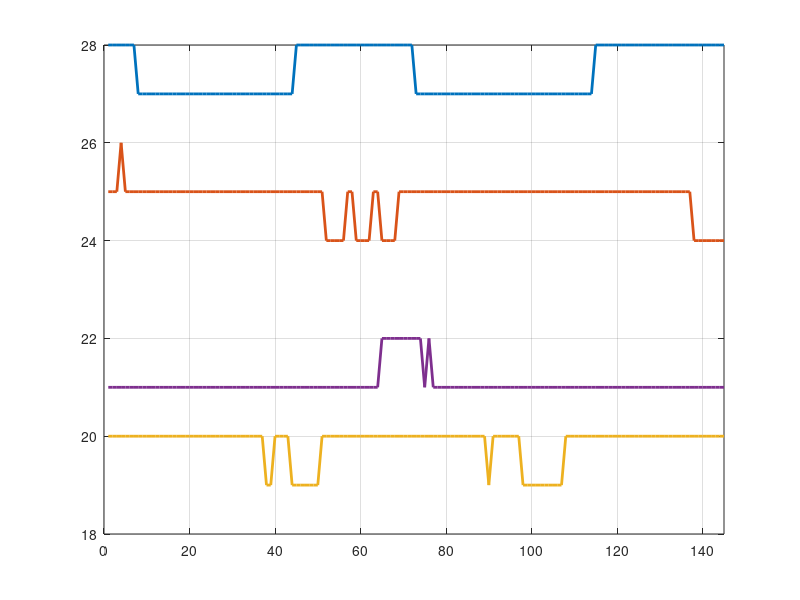

Source code (MATLAB):
clc
clear
close all

is_angle = false;
data = csvread("data.csv");

a = data(:,1);
b = data(:,2);
c = data(:,3);
d = data(:,4);

if(is_angle)
  yaw = data(:,5);
end

figure;

if(is_angle)
  subplot(2,1,1);
end

plot(a, 'LineWidth', 2); hold on;
plot(b, 'LineWidth', 2); grid on;
plot(c, 'LineWidth', 2);
plot(d, 'LineWidth', 2);
xlim([0, length(a)]);

if(is_angle)
  subplot(2,1,2);
  plot(yaw, 'LineWidth', 2); grid on;
  xlim([0, length(a)]);
end
